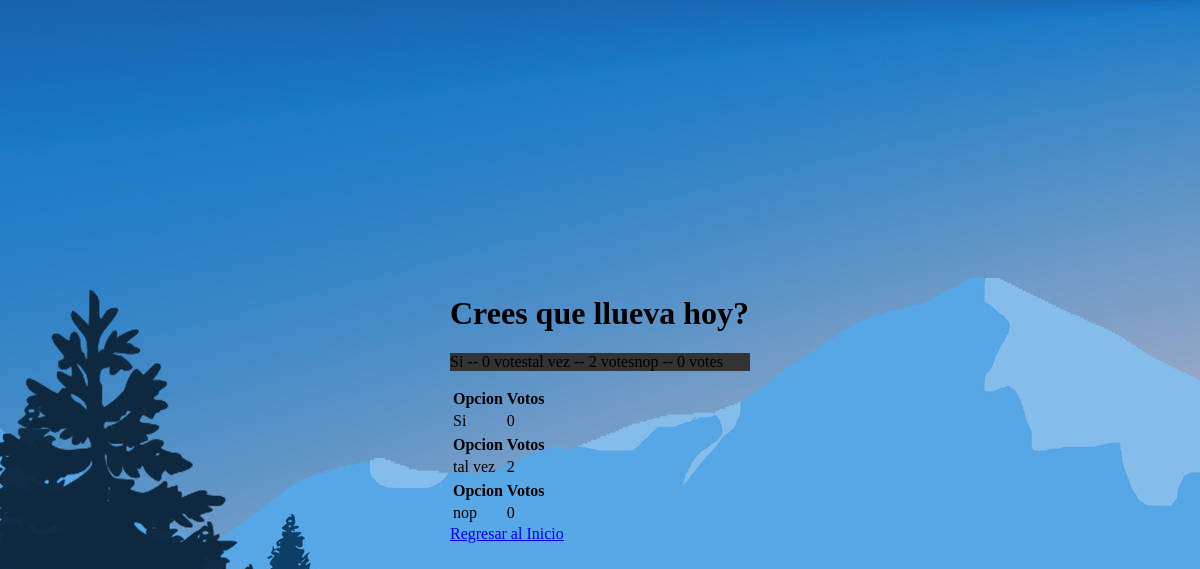
The page /polls/10/results/ on the database its author committed.
### polls/models.py (models this page shows, shortened)
class Question(models.Model):
    question_text = models.CharField(max_length=200)
    pub_date = models.DateTimeField("date published")
    creared_by = models.ForeignKey(User, on_delete=models.CASCADE, related_name="created_questions", default=1), # id del admin
    is_active = models.BooleanField(default=True)

class Choice(models.Model):
    question = models.ForeignKey(Question,
on_delete=models.CASCADE)
    choice_text = models.CharField(max_length=200)
    votes = models.IntegerField(default=0)

### polls/views.py (the view)
# urls.py: path("<int:pk>/results/", views.ResultsView.as_view(), name="results"),
class ResultsView(generic.DetailView):
    model = Question
    template_name = "polls/results.html"

### polls/templates/polls/results.html (shortened to what this page needs)
<!DOCTYPE html>
<html lang="en">
<head>
    {% load static %}
    <link rel="stylesheet" href="{% static 'polls/style.css' %}">
</head>
<body>
    <div class="centered-div">
        <div>
    <h1>{{ question.question_text }}</h1>
<ul>
{% for choice in question.choice_set.all %}
    <li>{{ choice.choice_text }} -- {{ choice.votes }} vote{{ choice.votes|pluralize }}</li>
{% endfor %}
</ul>
{% for choice in question.choice_set.all %}
<table>
    <tr>
      <th>Opcion</th>
      <th>Votos</th>
    </tr>
    <tr>
      <td>{{ choice.choice_text }}</td>
      <td>{{ choice.votes }}</td>
    </tr>
  </table>
  {% endfor %}
<a href="{% url 'polls:index' %}">Regresar al Inicio</a>
        </div>
    </div>
</body>
</html>

### polls/static/polls/style.css (style rules this page uses)
body { background: white url("images/background.jpg") no-repeat; display: flex; justify-content: center; align-items: center; }
div { width:300px; margin:auto; }
.centered-div { display: flex; justify-content: center; align-items: center; height: 100vh; }
ul { list-style-type: none; margin: top; padding: 0; overflow: hidden; background-color: #333; }
li { float: left; }

### rows shown on the page
Question: question_text "Crees que llueva hoy?"
Choice: choice_text "Si", votes "0"
Choice: choice_text "tal vez", votes "2"
Choice: choice_text "nop", votes "0"
